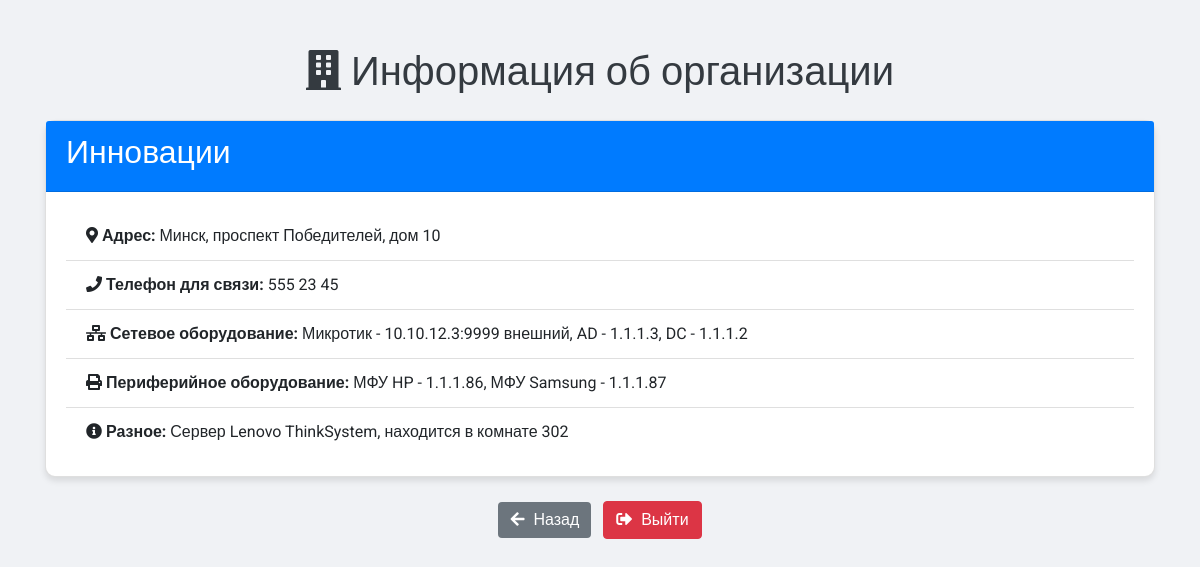
The app's page /detalization/12/ (signed in) with its own data.
### users/models.py (models this page shows, shortened)
class Organization(models.Model):
    name = models.CharField(max_length=255, db_index=True)  # Название организации, добавил индексацию
    address = models.CharField(max_length=255)  # Адрес организации
    work_phone = models.TextField(blank=True)  # Телефоны
    network_equipment = models.TextField(blank=True)  # Сетевое оборудование
    peripheral_equipment = models.TextField(blank=True)  # Периферийное оборудование
    other_info = models.TextField(blank=True)  # Разное (другая информация)

### users/views.py (the view)
# urls.py: path('detalization/<int:org_id>/', user_views.detalization_view, name='detalization'),
@login_required
def detalization_view(request, org_id):
    organization = get_object_or_404(Organization, id=org_id)
    return render(request, 'users/detalization.html', {'organization': organization})

### users/templates/users/detalization.html (shortened to what this page needs)
{% load static %}
<!DOCTYPE html>
<html lang="ru">
<head>
    <link rel="stylesheet" href="https://maxcdn.bootstrapcdn.com/bootstrap/4.0.0/css/bootstrap.min.css">
    <link rel="stylesheet" href="https://use.fontawesome.com/releases/v5.8.2/css/all.css">
    <link rel="stylesheet" href="{% static 'css/style.css' %}">
</head>
<body>
<div class="container mt-5">
    <h1 class="text-center mb-4"><i class="fas fa-building"></i> Информация об организации</h1>
    <div class="card">
        <div class="card-header text-white bg-primary">
            <h2>{{ organization.name }}</h2>
        </div>
        <div class="card-body">
            <ul class="list-group list-group-flush">
                <li class="list-group-item">
                    <i class="fas fa-map-marker-alt"></i>
                    <strong> Адрес:</strong> {{ organization.address }}
                </li>
                <li class="list-group-item">
                    <i class="fas fa-phone"></i>
                    <strong> Телефон для связи:</strong> {{ organization.work_phone }}
                </li>
                <li class="list-group-item">
                    <i class="fas fa-network-wired"></i>
                    <strong> Сетевое оборудование:</strong> {{ organization.network_equipment }}
                </li>
                <li class="list-group-item">
                    <i class="fas fa-print"></i>
                    <strong> Периферийное оборудование:</strong> {{ organization.peripheral_equipment }}
                </li>
                <li class="list-group-item">
                    <i class="fas fa-info-circle"></i>
                    <strong> Разное:</strong> {{ organization.other_info }}
                </li>
            </ul>
        </div>
    </div>
    <div class="mt-4 text-center">
        <a href="{% url 'work' %}" class="btn btn-secondary mr-2"><i class="fas fa-arrow-left"></i> Назад</a>
        <form action="{% url 'logout' %}" method="POST" style="display:inline;">
            <button type="submit" class="btn btn-danger"><i class="fas fa-sign-out-alt"></i> Выйти</button>
        </form>
    </div>
</div>
</body>
</html>

### users/static/css/style.css (style rules this page uses)
body { background-color: #f0f2f5; font-family: 'Roboto', sans-serif; }
h1 { color: #343a40; }
.card { border-radius: 10px; box-shadow: 0 4px 6px rgba(0, 0, 0, 0.1); }
.btn-secondary { background-color: #6c757d; border: none; }
.btn i { margin-right: 5px; }

### records on screen
Organization: name "Инновации", address "Минск, проспект Победителей, дом 10", work_phone "555 23 45", network_equipment "Микротик - 10.10.12.3:9999 внешний, AD - 1.1.1.3, DC - 1.1.1.2", peripheral_equipment "МФУ HP - 1.1.1.86, МФУ Samsung - 1.1.1.87", other_info "Сервер Lenovo ThinkSystem, находится в комнате 302"
